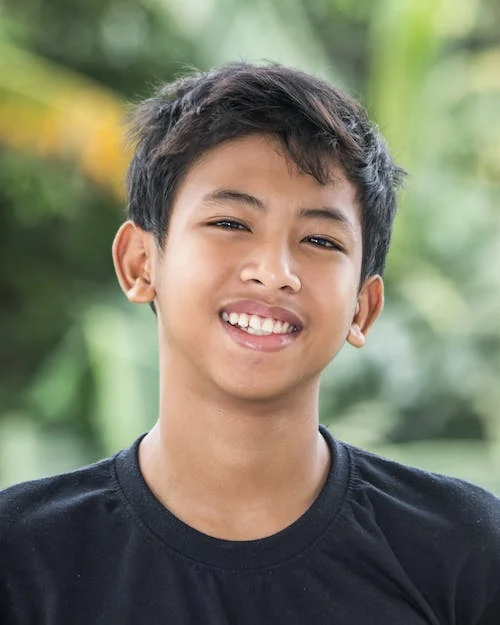
#> input picture TEST THE MODEL/boy.jpg, 500 x 625 px
$ jupyter execute OpenCV__.ipynb
#> lines starting #> are read from the running program, lines starting #| are printed output that depends on the picture; after the words box and inside, x2 and y2 are one past the last pixel; in counts of white or black regions, pixels touching at a corner belong together
# Importing req. lib.

[cell 1]
import cv2
import numpy as np
import matplotlib.pyplot as plt

# Image processiong

[cell 2]
# Create a image

img1 = np.zeros((400,600,3),np.uint8)
plt.imshow(img1)

[cell 3]
# Drawing Functions

[cell 4]
# Draw a circle

circle = cv2.circle(img1, (300,200), 50, (255,0,0), -1)   # (0,0,0)--->(R,G,B)
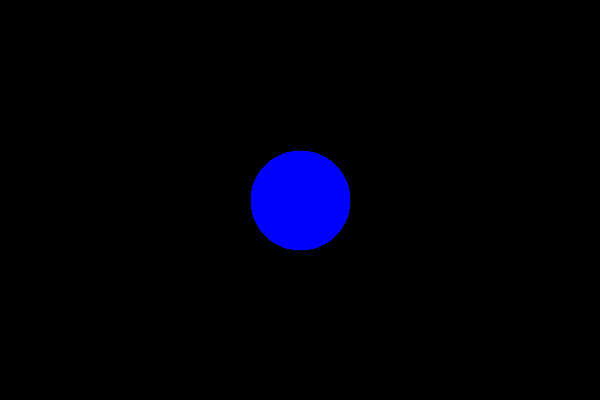
#> img1: shape (400, 600, 3); mean of channels 0, 1, 2 8.3, 0, 0; drawn as B, G, R
plt.imshow(img1)

[cell 5]
# Drawing rectangle

rectangle = cv2.rectangle(img1,(200,100),(400,300),(0,255,0),6)
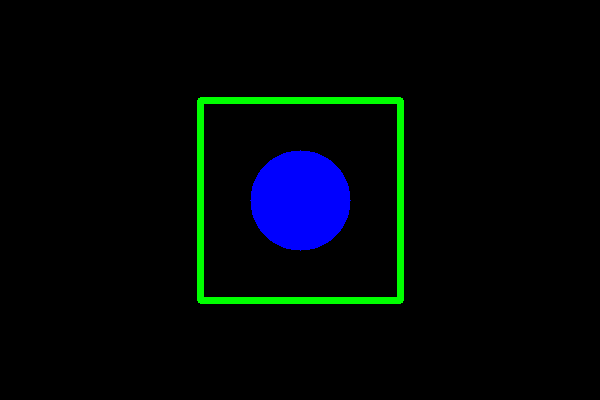
#> rectangle: shape (400, 600, 3); mean of channels 0, 1, 2 8.3, 5.9, 0; drawn as B, G, R
plt.imshow(img1)

[cell 6]
# Drawing line

line1 = cv2.line(img1,(200,100),(400,300),(0,0,255),4)
line2 = cv2.line(img1,(200,300),(400,100),(0,0,255),4)
plt.imshow(img1)

[cell 7]
circle = cv2.circle(img1, (300,200), 50, (255,255,0), -1)   # (0,0,0)--->(R,G,B)
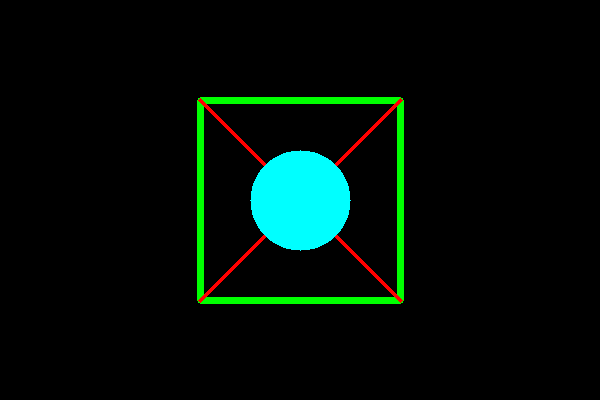
#> circle: shape (400, 600, 3); mean of channels 0, 1, 2 8.3, 14.1, 1.4; drawn as B, G, R
plt.imshow(img1)

[cell 8]
# Text on image

text = cv2.putText(img1, 'openCV', (200,50), cv2.FONT_HERSHEY_SIMPLEX, 2, (255,255,255),5)
plt.imshow(img1)

[cell 9]
# Reading the image

img = cv2.imread('boy.jpg',1)
#> img is the input picture: shape (625, 500, 3); mean B, G, R 102, 122.7, 123.3
plt.imshow(img)

[cell 10]
# Convert BGR to RGB

img_rgb = cv2.cvtColor(img, cv2.COLOR_BGR2RGB)
plt.imshow(img_rgb)

[cell 11]
# Convert BGR to Gray

img_gray = cv2.cvtColor(img, cv2.COLOR_BGR2GRAY)
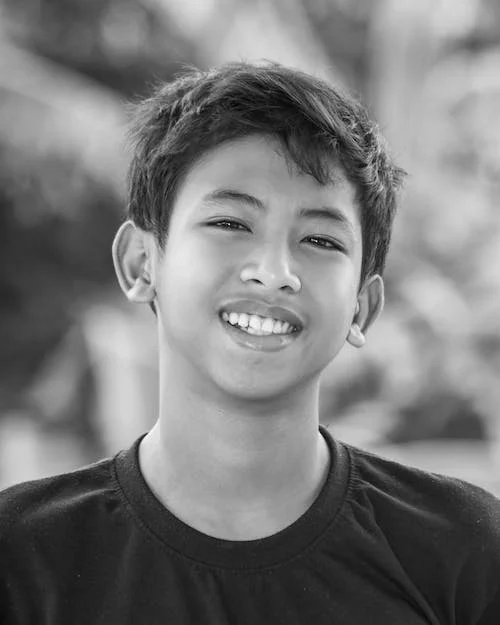
#> img_gray: shape (625, 500); min 0, max 254, mean 120.5
plt.imshow(img_gray)

[cell 12]
# Finding shape

img_rgb.shape
#> Out = (625, 500, 3)

[cell 13]
img_gray.shape
#> Out = (625, 500)

[cell 14]
# Resize the image

resize = cv2.resize(img_rgb,(500,1000))
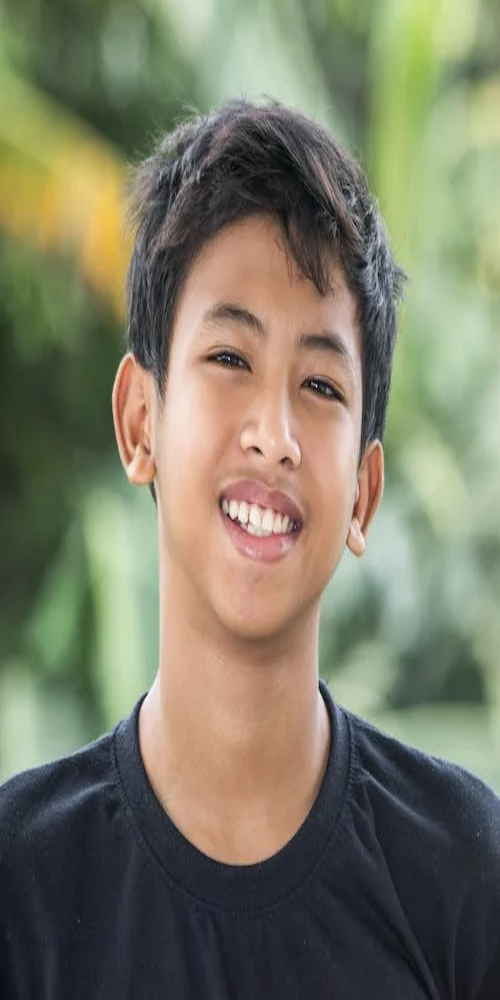
#> resize: shape (1000, 500, 3); mean R, G, B 123.3, 122.6, 101.9
print(resize.shape)
#| (1000, 500, 3)
plt.imshow(resize)

[cell 15]
# Image crop

crop = resize[130:370,150:300]
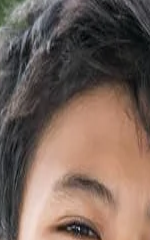
#> crop: shape (240, 150, 3); mean R, G, B 119.1, 99.6, 89.9
plt.imshow(crop)

[cell 16]
# Edge Detection

edge = cv2.Canny(img_rgb,100,200)
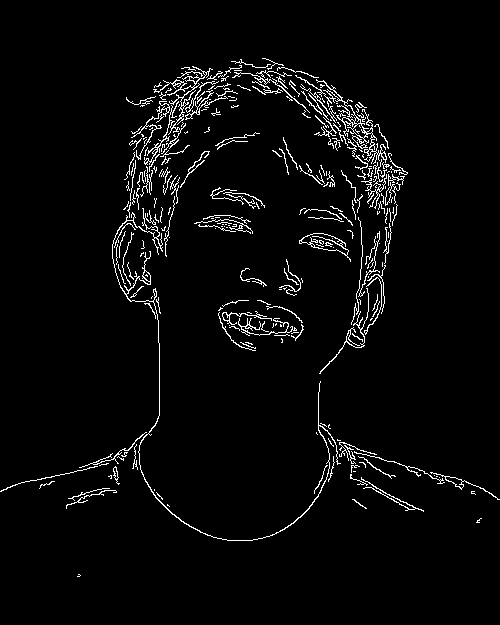
#> edge: shape (625, 500); 3.5% white in thin lines or dots, all inside (x1, y1, x2, y2) = (0, 58, 500, 577)
plt.imshow(edge)

[cell 17]
# Blur image

r = resize[130:370,150:300]
blur = cv2.GaussianBlur(r,(13,13),cv2.BORDER_DEFAULT)
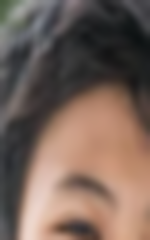
#> blur: shape (240, 150, 3); mean R, G, B 119.1, 99.6, 89.9
plt.imshow(resize)
plt.imshow(blur)
